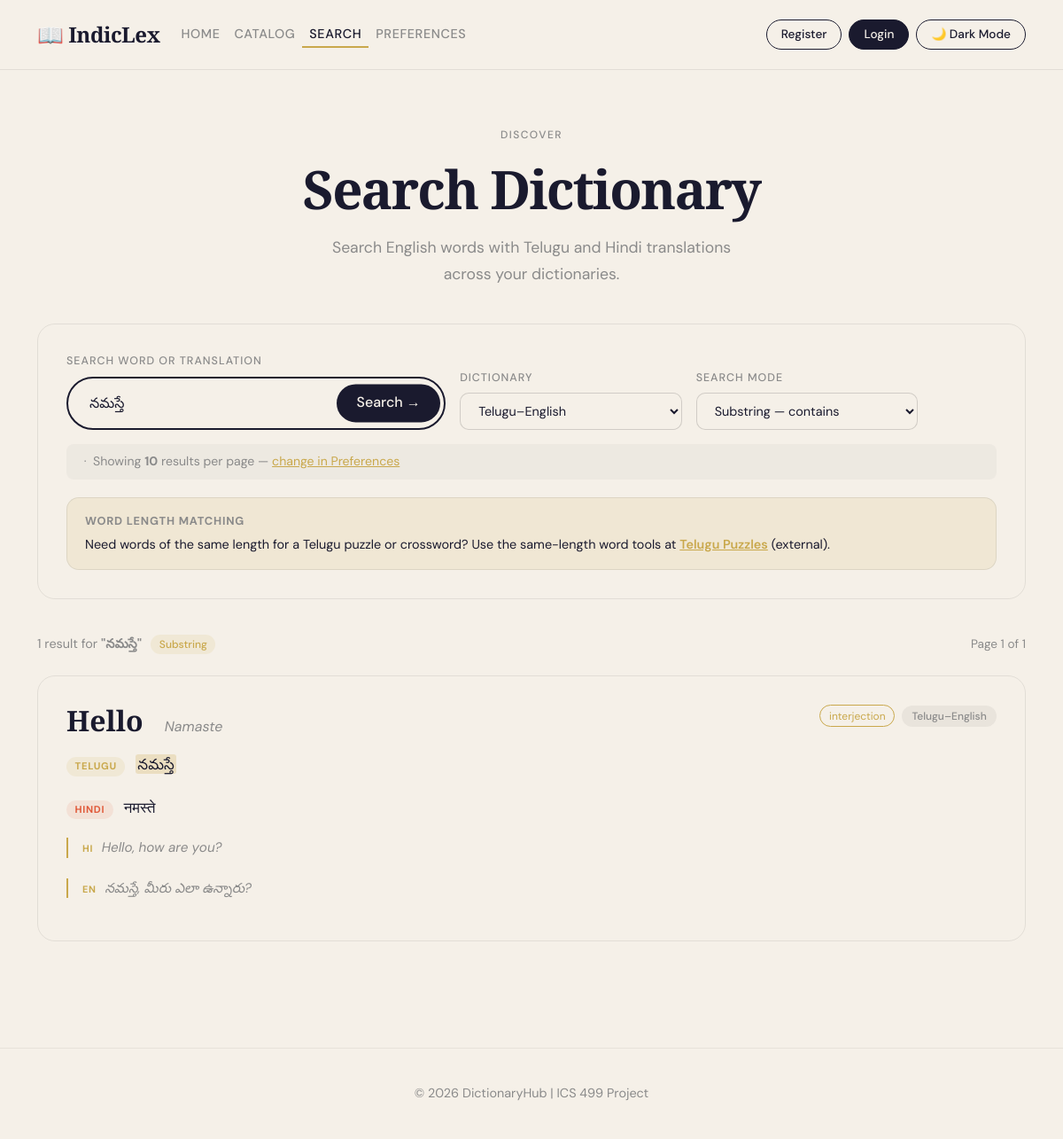
Before: /index.php?page=search&q=నమస్తే&mode=substring with the older database file.
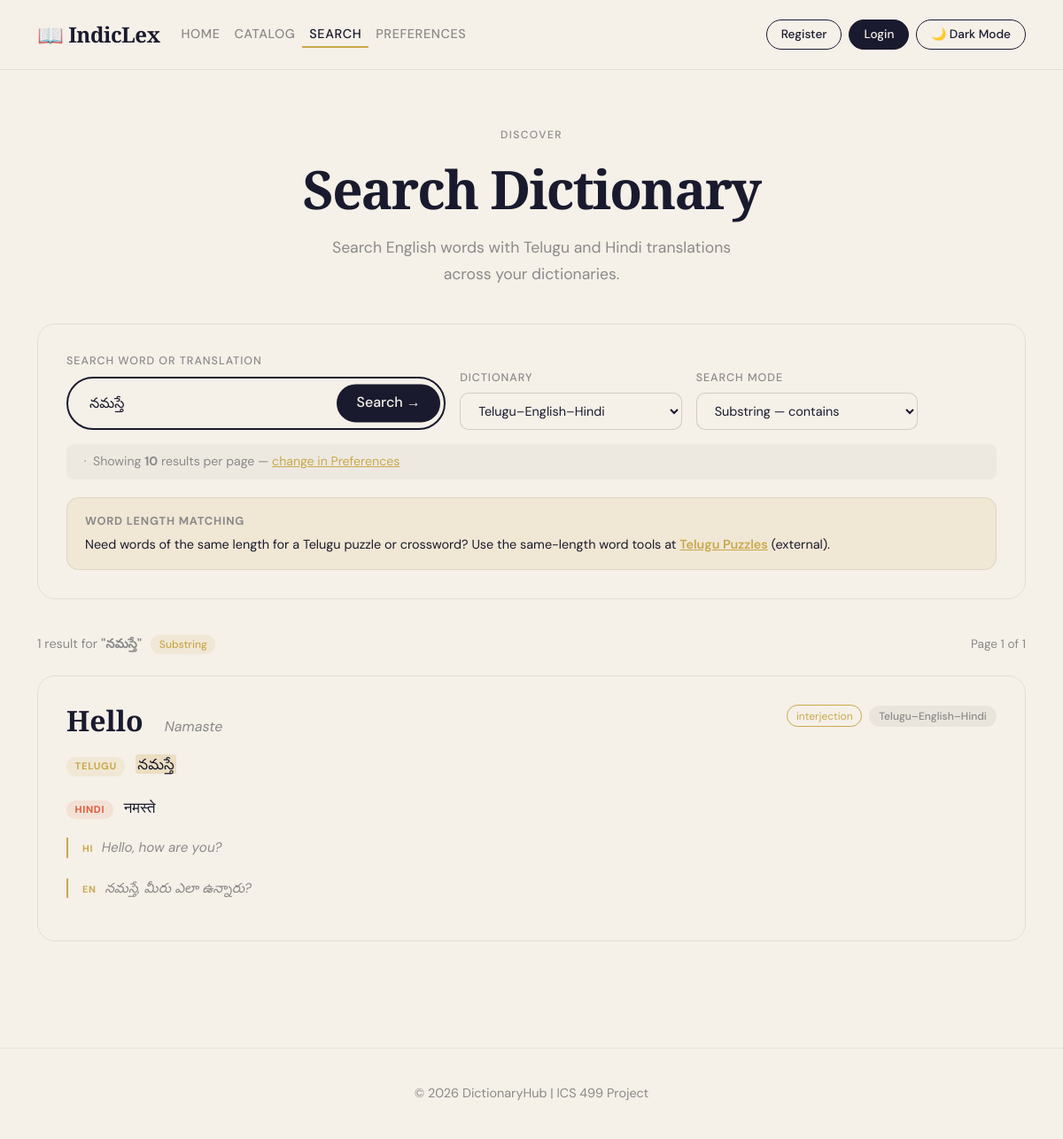
After: the same page with the newer database file.
### tables this page shows
CREATE TABLE `dictionary_entries` (
  `id` int(10) UNSIGNED NOT NULL,
  `dictionary_id` int(10) UNSIGNED NOT NULL,
  `word` varchar(255) NOT NULL,
  `telugu` varchar(255) DEFAULT '',
  `hindi` varchar(255) DEFAULT '',
  `transliteration` varchar(255) DEFAULT '',
  `part_of_speech` varchar(100) DEFAULT '',
  `example_source` text DEFAULT '',
  `example_target` text DEFAULT '',
  `created_at` timestamp NOT NULL DEFAULT current_timestamp()
);

CREATE TABLE `dictionaries` (
  `id` int(10) UNSIGNED NOT NULL,
  `name` varchar(255) NOT NULL,
  `description` text DEFAULT NULL,
  `source_lang` varchar(50) NOT NULL DEFAULT 'Telugu',
  `target_lang` varchar(50) NOT NULL DEFAULT 'English',
  `created_by` int(10) UNSIGNED DEFAULT NULL,
  `created_at` timestamp NOT NULL DEFAULT current_timestamp()
);

### index.php (called while the page is built, shortened)
<?php
require_once 'includes/db.php';
require_once 'includes/preferences_helper.php';
$page = isset($_GET['page']) ? $_GET['page'] : 'home';
?>
<?php include 'includes/header.php'; ?>
<?php include "pages/{$page}.php"; ?>
<?php include 'includes/footer.php'; ?>

### includes/preferences_helper.php (called while the page is built, shortened)
<?php
function get_preference($key, $db, $user_id = null) {
    $cookie_val = get_cookie_pref($key);
    return get_default_pref($key);
}
function get_cookie_pref($key) {
    switch ($key) {
        case 'theme':
            $val = $_COOKIE[COOKIE_THEME] ?? null;
            return ($val && in_array($val, VALID_THEMES)) ? $val : null;
        case 'results_per_page':
            $val = isset($_COOKIE[COOKIE_RESULTS]) ? intval($_COOKIE[COOKIE_RESULTS]) : null;
            return ($val && in_array($val, VALID_RESULTS)) ? $val : null;
        case 'default_dict':
            $val = isset($_COOKIE[COOKIE_DICT]) ? intval($_COOKIE[COOKIE_DICT]) : null;
            return ($val && $val > 0) ? $val : null;
    }
    return null;
}
function get_default_pref($key) {
    return match($key) {
        'theme'            => DEFAULT_THEME,
        'results_per_page' => DEFAULT_RESULTS,
        'default_dict'     => DEFAULT_DICT_ID,
        default            => null,
    };
}
function load_all_preferences($db, $user_id = null) {
    return [
        'theme'            => get_preference('theme',            $db, $user_id),
        'results_per_page' => get_preference('results_per_page', $db, $user_id),
        'default_dict'     => get_preference('default_dict',     $db, $user_id),
    ];
}

### includes/dictionary_search.php (called while the page is built, shortened)
<?php
function indiclex_build_like_pattern(string $mode, string $query): string
{
    return match ($mode) {
        'exact'     => $query,
        'prefix'    => $query . '%',
        'suffix'    => '%' . $query,
        'substring' => '%' . $query . '%',
        default     => '%' . $query . '%',
    };
}
function indiclex_dictionary_search(mysqli $db, string $query, string $mode, $dict_id, int $limit, int $offset): array
{
    $pattern = indiclex_build_like_pattern($mode, $query);
    $limit   = max(1, $limit);
    $offset  = max(0, $offset);
    try {
        if ($dict_id === 'all' || $dict_id === '') {
            $where      = '(de.word LIKE ? OR de.telugu LIKE ? OR de.hindi LIKE ? OR de.transliteration LIKE ?)';
            $count_sql  = "SELECT COUNT(*) AS total FROM dictionary_entries de WHERE {$where}";
            $result_sql = "SELECT de.*, d.name AS dictionary_name
                           FROM dictionary_entries de
                           JOIN dictionaries d ON de.dictionary_id = d.id
                           WHERE {$where}
                           ORDER BY de.word ASC
                           LIMIT ? OFFSET ?";
            $count_stmt = $db->prepare($count_sql);
            if (!$count_stmt) {
                return ['ok' => false, 'error' => $db->error];
            }
            $count_stmt->bind_param('ssss', $pattern, $pattern, $pattern, $pattern);
            $count_stmt->execute();
            $total = (int) $count_stmt->get_result()->fetch_assoc()['total'];
            $count_stmt->close();
            $stmt = $db->prepare($result_sql);
            if (!$stmt) {
                return ['ok' => false, 'error' => $db->error];
            }
            $stmt->bind_param('ssssii', $pattern, $pattern, $pattern, $pattern, $limit, $offset);
        } else {
            $dict_id_int = (int) $dict_id;
            $where       = '(de.word LIKE ? OR de.telugu LIKE ? OR de.hindi LIKE ? OR de.transliteration LIKE ?) AND de.dictionary_id = ?';
            $count_sql   = "SELECT COUNT(*) AS total FROM dictionary_entries de WHERE {$where}";
            $result_sql  = "SELECT de.*, d.name AS dictionary_name
                            FROM dictionary_entries de
                            JOIN dictionaries d ON de.dictionary_id = d.id
                            WHERE {$where}
                            ORDER BY de.word ASC
                            LIMIT ? OFFSET ?";
            $count_stmt = $db->prepare($count_sql);
            $count_stmt->bind_param('ssssi', $pattern, $pattern, $pattern, $pattern, $dict_id_int);
            $count_stmt->execute();
            $total = (int) $count_stmt->get_result()->fetch_assoc()['total'];
            $stmt = $db->prepare($result_sql);
            $stmt->bind_param('ssssiii', $pattern, $pattern, $pattern, $pattern, $dict_id_int, $limit, $offset);
        }
        $stmt->execute();
        $res  = $stmt->get_result();
        $rows = [];
        while ($row = $res->fetch_assoc()) {
            $rows[] = $row;
        }
        return ['ok' => true, 'total' => $total, 'rows' => $rows];
    } catch (Throwable $e) {
        return ['ok' => false, 'error' => $e->getMessage()];
    }
}

### pages/search.php (the view, shortened to what the changed rows need)
<?php
require_once __DIR__ . '/../includes/db.php';
require_once __DIR__ . '/../includes/preferences_helper.php';
require_once __DIR__ . '/../includes/dictionary_search.php';
$prefs = load_all_preferences($db, null);
$results_per_page = $prefs['results_per_page'];
$query       = trim($_GET['q']           ?? '');
$mode        = $_GET['mode']             ?? 'substring';
$dict_id     = $_GET['dictionary_id']   ?? $prefs['default_dict'];
$page        = max(1, intval($_GET['p'] ?? 1));
$offset      = ($page - 1) * $results_per_page;
$dictionaries = [];
$dict_result  = $db->query("SELECT id, name FROM dictionaries ORDER BY name ASC");
if ($dict_result) {
    while ($row = $dict_result->fetch_assoc()) {
        $dictionaries[] = $row;
    }
}
$results    = [];
$searched   = false;
$error      = '';
if ($query !== '') {
    $searched = true;
    $run = indiclex_dictionary_search($db, $query, $mode, $dict_id, $results_per_page, $offset);
    if (!empty($run['ok'])) {
        $results = $run['rows'];
    } else {
        $error = $run['error'] ?? 'Search failed';
    }
}
function highlight($text, $query) {
    $escaped = preg_quote($query, '/');
    $safe    = htmlspecialchars($text);
    return preg_replace('/(' . $escaped . ')/iu', '<mark>$1</mark>', $safe);
}
?>
<section class="search-page-section">
  <div class="container">
    <div class="page-header">
      <h1 class="page-title">Search Dictionary</h1>
    </div>
    <div class="search-form-card">
      <form method="GET" action="index.php">
        <div class="row g-3 align-items-end">
          <div class="col-12 col-md-3">
            <label class="search-form-label">Dictionary</label>
            <select name="dictionary_id" id="search-dictionary-select" class="pref-select w-100">
              <?php foreach ($dictionaries as $d): ?>
                <option value="<?php echo $d['id']; ?>" <?php echo $dict_id == $d['id'] ? 'selected' : ''; ?>>
                  <?php echo htmlspecialchars($d['name']); ?>
                </option>
              <?php endforeach; ?>
            </select>
          </div>
        </div>
      </form>
    </div>
    <?php if ($searched): ?>
      <?php if ($error !== ''): ?>
        <div class="alert alert-danger search-error-banner" role="alert">
          <?php echo htmlspecialchars($error); ?>
        </div>
      <?php else: ?>
        <div class="results-list">
          <?php foreach ($results as $entry): ?>
            <div class="result-card">
              <div class="result-card-header">
                <div class="result-left">
                  <span class="result-word">
                    <?php echo highlight($entry['word'], $query); ?>
                  </span>
                  <?php if (!empty($entry['transliteration'])): ?>
                    <span class="result-phonetic">
                      <?php echo highlight($entry['transliteration'], $query); ?>
                    </span>
                  <?php endif; ?>
                </div>
                <div class="result-right">
                  <?php if (!empty($entry['part_of_speech'])): ?>
                    <span class="word-card-pos"><?php echo htmlspecialchars($entry['part_of_speech']); ?></span>
                  <?php endif; ?>
                  <span class="result-dict-badge"><?php echo htmlspecialchars($entry['dictionary_name']); ?></span>
                </div>
              </div>
              <?php if (!empty($entry['telugu'])): ?>
                <div class="result-translation-row">
                  <span class="translation-lang-badge telugu-badge">Telugu</span>
                  <span class="result-definition"><?php echo highlight($entry['telugu'], $query); ?></span>
                </div>
              <?php endif; ?>
              <?php if (!empty($entry['hindi'])): ?>
                <div class="result-translation-row">
                  <span class="translation-lang-badge hindi-badge">Hindi</span>
                  <span class="result-definition"><?php echo highlight($entry['hindi'], $query); ?></span>
                </div>
              <?php endif; ?>
              <?php if (!empty($entry['example_source'])): ?>
                <div class="result-examples">
                  <p class="result-example">
                    <span class="example-lang">HI</span>
                    <?php echo htmlspecialchars($entry['example_source']); ?>
                  </p>
                  <?php if (!empty($entry['example_target'])): ?>
                    <p class="result-example">
                      <span class="example-lang">EN</span>
                      <?php echo htmlspecialchars($entry['example_target']); ?>
                    </p>
                  <?php endif; ?>
                </div>
              <?php endif; ?>
            </div>
          <?php endforeach; ?>
        </div>
      <?php endif; ?>
    <?php endif; ?>
  </div>
</section>

Changed rows visible on the page:
changed through a linked row, dictionary_entries "Hello Namaste నమస్తే नमस्ते": dictionary.name "Telugu–English" → "Telugu–English–Hindi"
Other visible differences:
form field dictionary_id: "Telugu–English" → "Telugu–English–Hindi"
